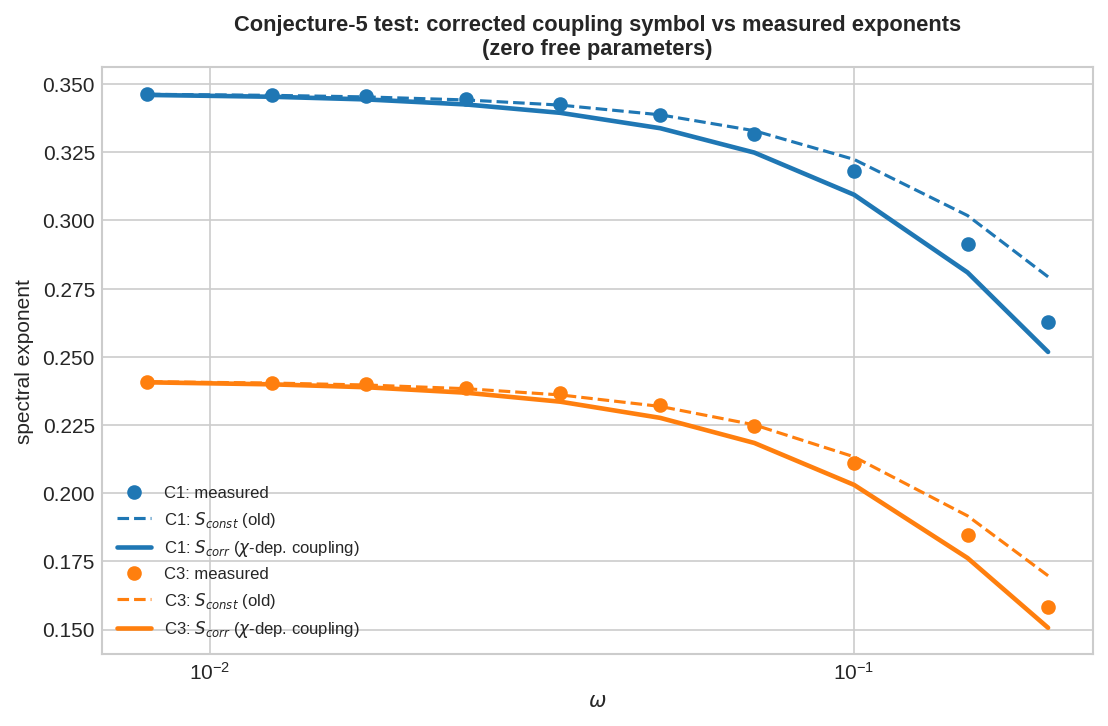

The Python source for this figure:
"""CONJECTURE 5 TEST (pre-registered).
Run discovered: measured spectral exponent falls BELOW S_adiab(const-omega) for N*omega^2 >~ 0.5.
Candidate resolution found analytically BEFORE this run: the coupling operator
W = omega(s+s+ + t+t+) has a chi-DEPENDENT symbol, w(x,chi) = omega[(1-x) + x e^{2i chi}],
because t+t+ moves n_t. Under the barrier (chi = i lambda):
   |w|^2 -> omega^2 [ (1-x)^2 + x^2 + 2x(1-x) cosh 2lambda ]   (exponentially amplified),
and the instanton condition  a*b = |w|^2  stays LINEAR in c = cosh 2lambda:
   c(x) = ( a*B1 - omega^2 P ) / ( a*K + omega^2 R ),
   a = eps_A x - E_c,  B1 = V + sbar - E_c - K,  K = 2 kappa x(1-x),
   P = (1-x)^2 + x^2,  R = 2x(1-x).
The boundary data (E_left, E_right, sbar, E_c, x_min) are UNCHANGED since |w| = omega at chi=0 and x=0.

PRE-REGISTERED HYPOTHESIS H-coupling:
  (i)  S_corr(omega->0) = S_Agmon  (consistency);
  (ii) S_corr(omega) < S_adiab(omega) for omega > 0;
  (iii) the corrected residuals  Gamma_meas - S_corr  shrink to the finite-N drift scale
        (|.| <~ few x 1e-3, positive-biased) ACROSS ALL omega, removing the systematic
        -0.017 / -0.011 deviations.  If a systematic residual survives at large omega,
        a genuine second (Stokes) channel remains and Conjecture 5 stands for the remainder.
"""
import numpy as np
from scipy.optimize import minimize_scalar, brentq
from scipy.integrate import quad

EPS_A = 1.0

def build_full(M, eps, kappa, g):
    n = np.arange(M + 1)
    Q = np.zeros((M + 1, M + 1))
    for k in range(M):
        Q[k + 1, k] = np.sqrt((k + 1) * (M - k)); Q[k, k + 1] = Q[k + 1, k]
    H = eps * np.diag(n.astype(float)) + (g / M) * np.diag(n.astype(float) ** 2) - (kappa / M) * (Q @ Q)
    return H, n

def sector(M, eps, kappa, g):
    Hf, n = build_full(M, eps, kappa, g)
    idx = np.where(n % 2 == 0)[0]
    He, ne = Hf[np.ix_(idx, idx)], n[idx]
    E, V = np.linalg.eigh(He)
    return He, ne, E, V

def build_W(N, nA, nB, omega):
    posB = {v: i for i, v in enumerate(nB)}
    W = np.zeros((len(nB), len(nA)))
    for j, m in enumerate(nA):
        ns = N - m
        W[posB[m], j] += omega * np.sqrt((ns + 1) * (ns + 2))
        if m + 2 in posB:
            W[posB[m + 2], j] += omega * np.sqrt((m + 1) * (m + 2))
    return W

def measure_gap(N, eps, kappa, g, omega):
    MB = N + 2
    HA, nA, EA, VA = sector(N, EPS_A, 0.0, 0.0)
    HB, nB, EB, VB = sector(MB, eps, kappa, g)
    W = build_W(N, nA, nB, omega)
    dA, dB = len(nA), len(nB)
    s_center = EA[0] - EB[0]
    H0 = np.zeros((dA + dB, dA + dB))
    H0[:dA, :dA] = HA; H0[dA:, dA:] = HB
    H0[dA:, :dA] = W;  H0[:dA, dA:] = W.T
    def gap(s):
        H = H0.copy(); H[dA:, dA:] += s * np.eye(dB)
        E = np.linalg.eigvalsh(H)
        return E[1] - E[0]
    D = 3.0 + 0.06 * N
    grid = np.linspace(s_center - D, s_center + D, 401)
    vals = np.array([gap(s) for s in grid])
    s_best = grid[np.argmin(vals)]; step = grid[1] - grid[0]
    for _ in range(14):
        if step < max(5e-4 * vals.min(), 5e-14): break
        grid = np.linspace(s_best - 2.5 * step, s_best + 2.5 * step, 81)
        vals = np.array([gap(s) for s in grid])
        s_best = grid[np.argmin(vals)]; step = grid[1] - grid[0]
    return float(vals.min())

def fit_gamma(Ns, ys):
    Ns = np.asarray(Ns, float); L = np.log(ys) - np.log(np.sqrt((Ns + 1) * (Ns + 2)))
    A = np.vstack([np.ones_like(Ns), Ns]).T
    c, *_ = np.linalg.lstsq(A, L, rcond=None)
    r = L - A @ c; cov = (r @ r / max(len(Ns) - 2, 1)) * np.linalg.inv(A.T @ A)
    return -c[1], np.sqrt(cov[1, 1])

def S_wkb(eps, kappa, g):
    f = lambda x: eps * x + g * x * x - 4 * kappa * x * (1 - x)
    r = minimize_scalar(f, bounds=(1e-9, 1 - 1e-9), method='bounded')
    xs, E0 = r.x, r.fun
    lam = lambda x: 0.5 * np.arccosh(max((eps * x + g * x * x - E0) / (2 * kappa * x * (1 - x)) - 1.0, 1.0))
    return quad(lam, 0, xs, limit=400, points=[xs * 0.5, xs * 0.9])[0]

def boundary_data(eps, kappa, g, omega):
    V = lambda x: eps * x + g * x * x
    hB0 = lambda x: V(x) - 4 * kappa * x * (1 - x)
    r = minimize_scalar(hB0, bounds=(1e-9, 1 - 1e-9), method='bounded')
    sbar0 = -r.fun
    hA = lambda x: EPS_A * x
    E_left = lambda sb: 0.5 * sb - np.sqrt(0.25 * sb * sb + omega * omega)
    def E_right(sb):
        f = lambda x: 0.5 * (hA(x) + hB0(x) + sb) - np.sqrt(0.25 * (hA(x) - hB0(x) - sb) ** 2 + omega ** 2)
        rr = minimize_scalar(f, bounds=(1e-9, 1 - 1e-9), method='bounded')
        return rr.fun, rr.x
    sb = brentq(lambda s: E_left(s) - E_right(s)[0], sbar0 - 0.5, sbar0 + 1.0, xtol=1e-13)
    return sb, E_left(sb), E_right(sb)[1], V

def S_const(eps, kappa, g, omega):                # previous formula (constant coupling symbol)
    sb, Ec, xmin, V = boundary_data(eps, kappa, g, omega)
    def lam(x):
        a = EPS_A * x - Ec
        arg = (V(x) + sb - Ec - omega * omega / a) / (2 * kappa * x * (1 - x)) - 1.0
        return 0.5 * np.arccosh(arg) if arg > 1.0 else 0.0
    return quad(lam, 1e-8, xmin, limit=600, points=[xmin * 0.5, xmin * 0.9])[0]

def S_corr(eps, kappa, g, omega):                 # chi-dependent coupling symbol (closed form, linear in c)
    sb, Ec, xmin, V = boundary_data(eps, kappa, g, omega)
    def lam(x):
        a  = EPS_A * x - Ec
        K  = 2 * kappa * x * (1 - x)
        B1 = V(x) + sb - Ec - K
        P  = (1 - x) ** 2 + x ** 2
        R  = 2 * x * (1 - x)
        c  = (a * B1 - omega * omega * P) / (a * K + omega * omega * R)
        return 0.5 * np.arccosh(c) if c > 1.0 else 0.0
    return quad(lam, 1e-8, xmin, limit=600, points=[xmin * 0.5, xmin * 0.9])[0]

CASES = [('C1', 0.0, 1.0, 0.0), ('C3', -0.2, 1.0, 2.0)]
OMEGAS = np.array([0.2, 0.15, 0.1, 0.07, 0.05, 0.035, 0.025, 0.0175, 0.0125, 0.008])
NLIST = list(range(20, 53, 4))

print('=== consistency (i): omega -> 0 ===')
for name, eps, kappa, g in CASES:
    print(f'  {name}: S_WKB = {S_wkb(eps,kappa,g):.6f}   S_corr(1e-4) = {S_corr(eps,kappa,g,1e-4):.6f}')

print('\n=== confrontation with chi-dependent coupling symbol (zero free parameters) ===')
store = {}
for name, eps, kappa, g in CASES:
    print(f'\n{name}')
    print(f'{"omega":>8} {"Gamma_meas":>12} {"S_const":>10} {"S_corr":>10} {"meas-S_const":>13} {"meas-S_corr":>12}')
    rows = []
    for om in OMEGAS:
        gaps = [measure_gap(N, eps, kappa, g, om) for N in NLIST]
        Gg, _ = fit_gamma(NLIST, gaps)
        Sc = S_const(eps, kappa, g, om)
        Sx = S_corr(eps, kappa, g, om)
        rows.append((om, Gg, Sc, Sx))
        print(f'{om:>8.4f} {Gg:>12.5f} {Sc:>10.5f} {Sx:>10.5f} {Gg-Sc:>13.5f} {Gg-Sx:>12.5f}')
    store[name] = rows

print('\n=== extended-N endpoint check (last local slopes from previous run) vs S_corr ===')
prev = {('C1', 0.2): 0.25881, ('C1', 0.1): 0.31540, ('C3', 0.2): 0.15703, ('C3', 0.1): 0.20897}
for (name, om), slope in prev.items():
    eps, kappa, g = [(c[1], c[2], c[3]) for c in CASES if c[0] == name][0]
    print(f'  {name} omega={om}: last local slope (N=62) = {slope:.5f}   S_corr = {S_corr(eps,kappa,g,om):.5f}'
          f'   S_const = {S_const(eps,kappa,g,om):.5f}')

import matplotlib
matplotlib.use('Agg')
import matplotlib.pyplot as plt
plt.style.use('seaborn-v0_8-whitegrid')
fig, ax = plt.subplots(figsize=(7.5, 5))
for name, col in zip(['C1', 'C3'], ['C0', 'C1']):
    rows = store[name]
    om = [r[0] for r in rows]
    ax.semilogx(om, [r[1] for r in rows], 'o', color=col, ms=6, label=f'{name}: measured')
    ax.semilogx(om, [r[2] for r in rows], '--', color=col, lw=1.5, label=f'{name}: $S_{{const}}$ (old)')
    ax.semilogx(om, [r[3] for r in rows], '-', color=col, lw=2.2, label=f'{name}: $S_{{corr}}$ ($\\chi$-dep. coupling)')
ax.set_xlabel(r'$\omega$'); ax.set_ylabel('spectral exponent')
ax.set_title('Conjecture-5 test: corrected coupling symbol vs measured exponents\n(zero free parameters)',
             fontsize=10.5, fontweight='bold')
ax.legend(fontsize=8)
plt.tight_layout()
plt.savefig('/mnt/user-data/outputs/conjecture5_test.png', dpi=150, bbox_inches='tight')
print('\nfigure saved.')
